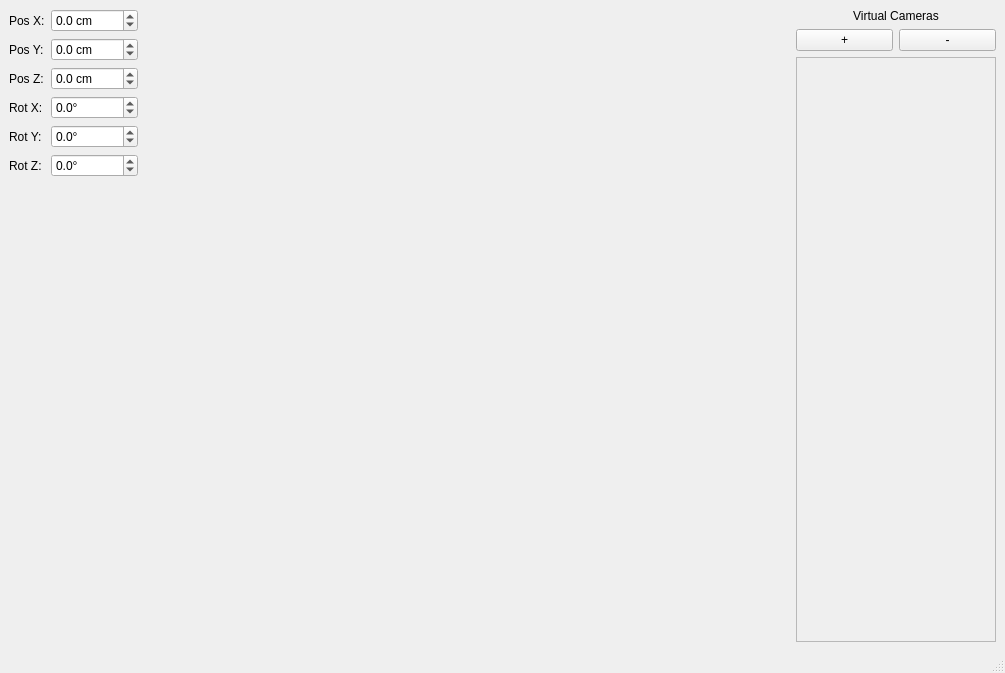
<?xml version="1.0" encoding="UTF-8"?>
<ui version="4.0">
 <class>MainWindow</class>
 <widget class="QMainWindow" name="MainWindow">
  <property name="geometry">
   <rect>
    <x>0</x>
    <y>0</y>
    <width>1005</width>
    <height>673</height>
   </rect>
  </property>
  <property name="contextMenuPolicy">
   <enum>Qt::DefaultContextMenu</enum>
  </property>
  <property name="windowTitle">
   <string>RPIMoCap Simulator</string>
  </property>
  <widget class="QWidget" name="centralwidget">
   <layout class="QHBoxLayout" name="horizontalLayout">
    <item>
     <layout class="QFormLayout" name="formLayout">
      <item row="0" column="0">
       <widget class="QLabel" name="label">
        <property name="text">
         <string>Pos X:</string>
        </property>
       </widget>
      </item>
      <item row="1" column="0">
       <widget class="QLabel" name="label_2">
        <property name="text">
         <string>Pos Y:</string>
        </property>
       </widget>
      </item>
      <item row="2" column="0">
       <widget class="QLabel" name="label_3">
        <property name="text">
         <string>Pos Z:</string>
        </property>
       </widget>
      </item>
      <item row="0" column="1">
       <widget class="QDoubleSpinBox" name="valuex">
        <property name="maximumSize">
         <size>
          <width>200</width>
          <height>16777215</height>
         </size>
        </property>
        <property name="suffix">
         <string> cm</string>
        </property>
        <property name="decimals">
         <number>1</number>
        </property>
        <property name="minimum">
         <double>-1000.000000000000000</double>
        </property>
        <property name="maximum">
         <double>1000.000000000000000</double>
        </property>
       </widget>
      </item>
      <item row="1" column="1">
       <widget class="QDoubleSpinBox" name="valuey">
        <property name="maximumSize">
         <size>
          <width>200</width>
          <height>16777215</height>
         </size>
        </property>
        <property name="suffix">
         <string> cm</string>
        </property>
        <property name="decimals">
         <number>1</number>
        </property>
        <property name="minimum">
         <double>-1000.000000000000000</double>
        </property>
        <property name="maximum">
         <double>1000.000000000000000</double>
        </property>
       </widget>
      </item>
      <item row="2" column="1">
       <widget class="QDoubleSpinBox" name="valuez">
        <property name="maximumSize">
         <size>
          <width>200</width>
          <height>16777215</height>
         </size>
        </property>
        <property name="suffix">
         <string> cm</string>
        </property>
        <property name="decimals">
         <number>1</number>
        </property>
        <property name="minimum">
         <double>-1000.000000000000000</double>
        </property>
        <property name="maximum">
         <double>1000.000000000000000</double>
        </property>
       </widget>
      </item>
      <item row="3" column="0">
       <widget class="QLabel" name="label_5">
        <property name="text">
         <string>Rot X:</string>
        </property>
       </widget>
      </item>
      <item row="4" column="0">
       <widget class="QLabel" name="label_6">
        <property name="text">
         <string>Rot Y:</string>
        </property>
       </widget>
      </item>
      <item row="5" column="0">
       <widget class="QLabel" name="label_7">
        <property name="text">
         <string>Rot Z:</string>
        </property>
       </widget>
      </item>
      <item row="3" column="1">
       <widget class="QDoubleSpinBox" name="rotX">
        <property name="maximumSize">
         <size>
          <width>200</width>
          <height>16777215</height>
         </size>
        </property>
        <property name="suffix">
         <string>°</string>
        </property>
        <property name="decimals">
         <number>1</number>
        </property>
        <property name="minimum">
         <double>-180.000000000000000</double>
        </property>
        <property name="maximum">
         <double>180.000000000000000</double>
        </property>
        <property name="singleStep">
         <double>5.000000000000000</double>
        </property>
       </widget>
      </item>
      <item row="4" column="1">
       <widget class="QDoubleSpinBox" name="rotY">
        <property name="maximumSize">
         <size>
          <width>200</width>
          <height>16777215</height>
         </size>
        </property>
        <property name="suffix">
         <string>°</string>
        </property>
        <property name="decimals">
         <number>1</number>
        </property>
        <property name="minimum">
         <double>-180.000000000000000</double>
        </property>
        <property name="maximum">
         <double>180.000000000000000</double>
        </property>
        <property name="singleStep">
         <double>5.000000000000000</double>
        </property>
       </widget>
      </item>
      <item row="5" column="1">
       <widget class="QDoubleSpinBox" name="rotZ">
        <property name="maximumSize">
         <size>
          <width>200</width>
          <height>16777215</height>
         </size>
        </property>
        <property name="suffix">
         <string>°</string>
        </property>
        <property name="decimals">
         <number>1</number>
        </property>
        <property name="minimum">
         <double>-180.000000000000000</double>
        </property>
        <property name="maximum">
         <double>180.000000000000000</double>
        </property>
        <property name="singleStep">
         <double>5.000000000000000</double>
        </property>
       </widget>
      </item>
     </layout>
    </item>
    <item>
     <widget class="RPIMoCap::Visualization::MocapScene3D" name="scene" native="true">
      <property name="sizePolicy">
       <sizepolicy hsizetype="Expanding" vsizetype="Preferred">
        <horstretch>0</horstretch>
        <verstretch>0</verstretch>
       </sizepolicy>
      </property>
      <property name="minimumSize">
       <size>
        <width>640</width>
        <height>480</height>
       </size>
      </property>
     </widget>
    </item>
    <item>
     <layout class="QVBoxLayout" name="verticalLayout">
      <property name="sizeConstraint">
       <enum>QLayout::SetMinimumSize</enum>
      </property>
      <item>
       <widget class="QLabel" name="label_4">
        <property name="text">
         <string>Virtual Cameras</string>
        </property>
        <property name="alignment">
         <set>Qt::AlignCenter</set>
        </property>
       </widget>
      </item>
      <item>
       <layout class="QHBoxLayout" name="horizontalLayout_2">
        <item>
         <widget class="QPushButton" name="addClientButton">
          <property name="text">
           <string>+</string>
          </property>
         </widget>
        </item>
        <item>
         <widget class="QPushButton" name="removeClientButton">
          <property name="text">
           <string>-</string>
          </property>
         </widget>
        </item>
       </layout>
      </item>
      <item>
       <widget class="QScrollArea" name="scrollArea">
        <property name="minimumSize">
         <size>
          <width>200</width>
          <height>0</height>
         </size>
        </property>
        <property name="maximumSize">
         <size>
          <width>170</width>
          <height>16777215</height>
         </size>
        </property>
        <property name="midLineWidth">
         <number>0</number>
        </property>
        <property name="horizontalScrollBarPolicy">
         <enum>Qt::ScrollBarAlwaysOff</enum>
        </property>
        <property name="widgetResizable">
         <bool>true</bool>
        </property>
        <widget class="QWidget" name="scrollAreaWidgetContents">
         <property name="geometry">
          <rect>
           <x>0</x>
           <y>0</y>
           <width>198</width>
           <height>554</height>
          </rect>
         </property>
        </widget>
       </widget>
      </item>
     </layout>
    </item>
   </layout>
  </widget>
  <widget class="QMenuBar" name="menubar">
   <property name="geometry">
    <rect>
     <x>0</x>
     <y>0</y>
     <width>1005</width>
     <height>21</height>
    </rect>
   </property>
  </widget>
  <widget class="QStatusBar" name="statusbar"/>
 </widget>
 <customwidgets>
  <customwidget>
   <class>RPIMoCap::Visualization::MocapScene3D</class>
   <extends>QWidget</extends>
   <header>RPIMoCap/mocapscene3d.h</header>
   <container>1</container>
  </customwidget>
 </customwidgets>
 <resources/>
 <connections/>
</ui>
